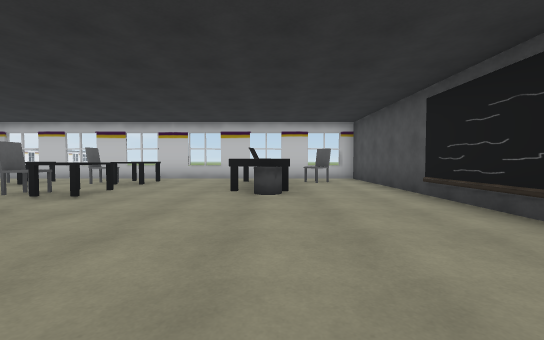
view 1 (above)

12 first-person views from a walk through a Unity game level. The camera is 1.2 m above the floor, tilts 2° down and sees 90° across. Doors are open. The floor is counted in squares, 2 m on a side. Each view is taken from the middle of a square. On the plan, view 1 faces up. The plan holds only what a view shows up to about 9 squares ahead; the rest is blank. The place goes on beyond the plan. The player character is not drawn. Some animated figures are not drawn.

view 2
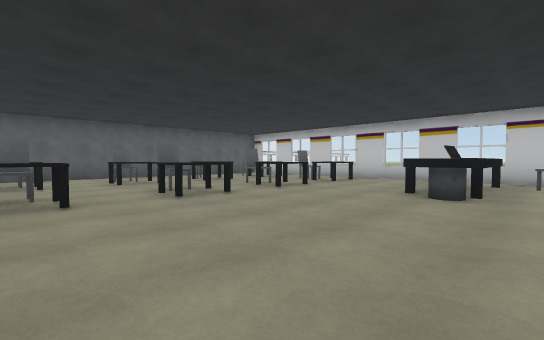

view 3
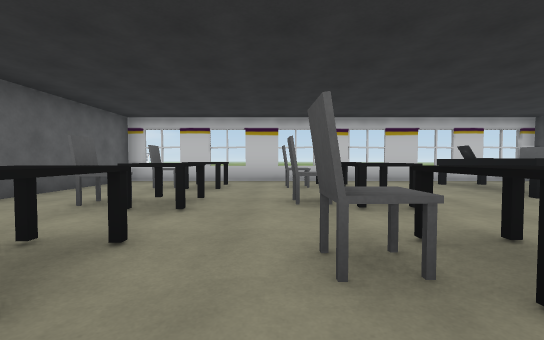

view 4
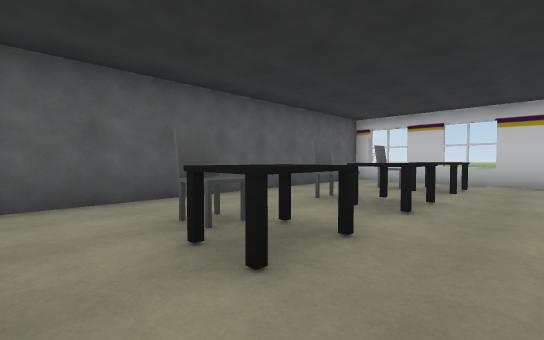

view 5
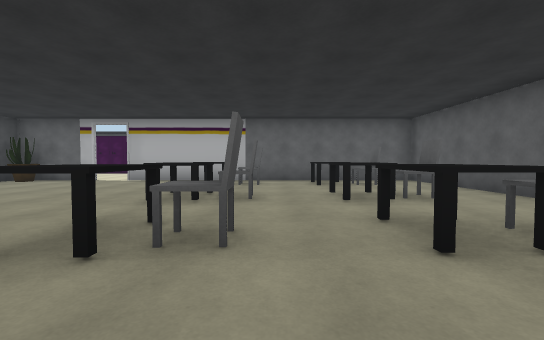

view 6
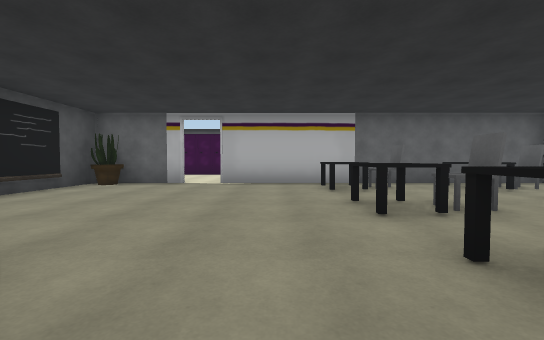

view 7
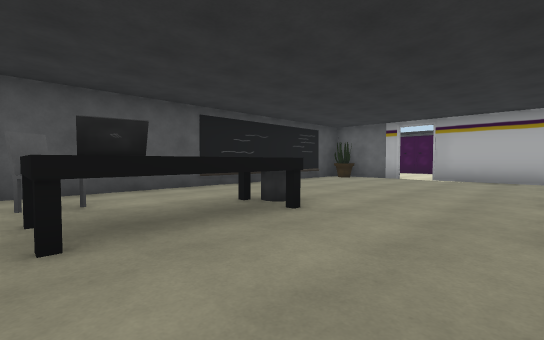

view 8
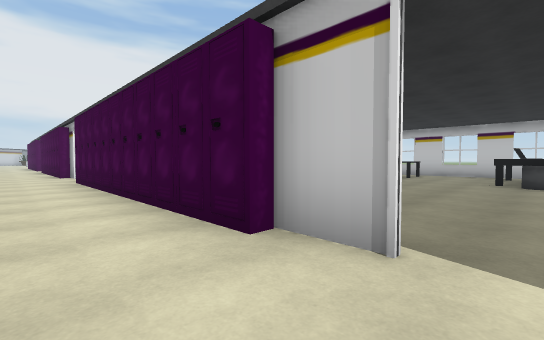

view 9
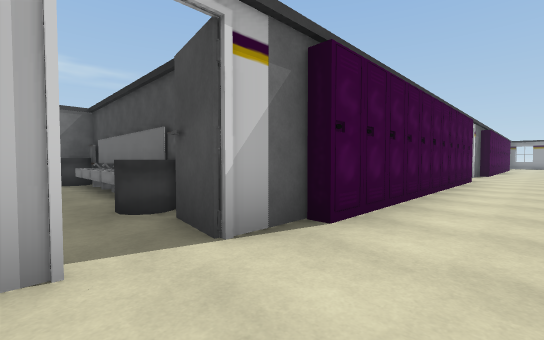

view 10
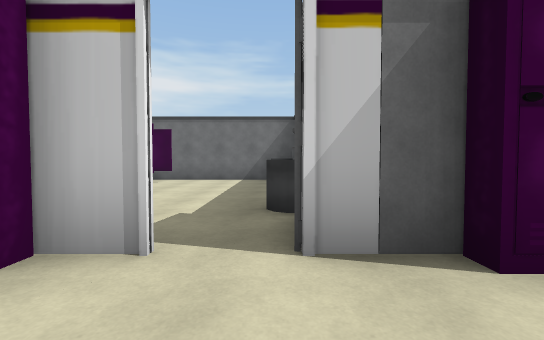

view 11
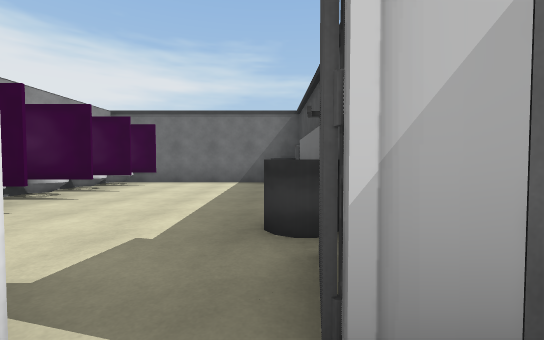

view 12
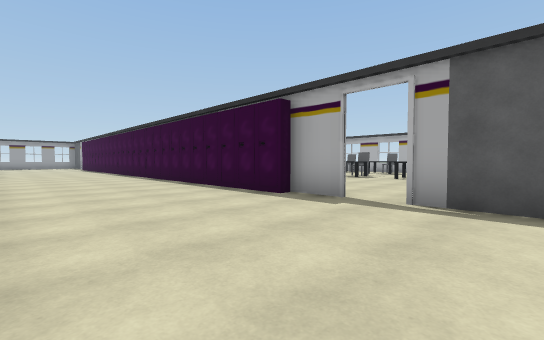

### Floor plan
Points are (right, up) in squares from view 1. A wall is a line through its corners. A room is listed if a view was taken in it or the views show most of it. See-through windows are left out.
Room 1 (views 1, 2, 3, 4, 5, 6, 7)
walls: (-9.1, 5.5) (-10.6, 5.5); (0.2, -1.2) (2.7, -1.2) (2.7, 3.5); (2.7, 4.5) (2.7, 9) (-9.2, 9) (-9.2, 1.4); (-9.2, -1.2) (-0.6, -1.2)
ways out: open door at (0, -1) to room 2
objects: bin (-10, 0) to (-10, 1); other object (-10, 5); other object (-9, 0); sink (-9, 2); sink (-9, 3); bin (-9, 5); other object (-8, 5); chair (-7, 0); chair (-7, 2) to (-7, 3); chair (-7, 5); chair (-7, 7); desk (-6, 0); desk (-6, 2) to (-6, 3); desk (-6, 5); desk (-6, 7); chair (-4, 0); chair (-4, 2) to (-4, 3); chair (-4, 5); chair (-4, 7); desk (-3, 0); desk (-3, 2) to (-3, 3); desk (-3, 5); desk (-3, 7); other object (-1, 6) to (0, 7); bin (0, 5); other object (0, 7) to (0, 8); chair (1, 8); plant (2, -1); other object (3, 4)
Room 2 (views 8, 9, 10, 11, 12)
walls: (-0.6, -1.3) (-1.8, -1.3); (-7.8, -6) (-6.5, -6); (-8.8, -1.3) (-9.9, -1.3) (-9.7, -0.6); (-10.1, -6) (-8.6, -6); (-10.8, -1.3) (-11.6, -1.3); (-10.6, 5.5) (-13.3, 5.5)
ways out: open door at (0, -1) to room 1; open door at (-13, 5); open door at (-12, -1); open door at (-9, -6.5)
objects: stall (-14, 1) to (-13, 1); stall (-14, 2) to (-13, 2); stall (-14, 3) to (-13, 3); toilet (-14, 4); toilet (-14, 5); stall (-13, 4); locker (-12, -2); locker (-9, -2); locker (-8, -2); other object (-7, -11); locker (-7, -2); locker (-6, -6); locker (-6, -2); locker (-5, -5); locker (-5, -2); locker (-4, -6); locker (-4, -2); locker (-3, -6); locker (-3, -2); locker (-2, -6); locker (-2, -2); locker (-1, -6)

Positions as (right, up) in squares from view 1, and headings:
1: (0, 0), facing up
2: (1, 0), facing up-left
3: (-5, 1), facing up
4: (-5, 1), facing up-left
5: (-5, 7), facing down
6: (-2, 6), facing down
7: (-3, 8), facing down-right
8: (0, -3), facing up-left
9: (-11, -3), facing up-right
10: (-10, -3), facing up
11: (-10, -2), facing up
12: (-10, -2), facing down-right
